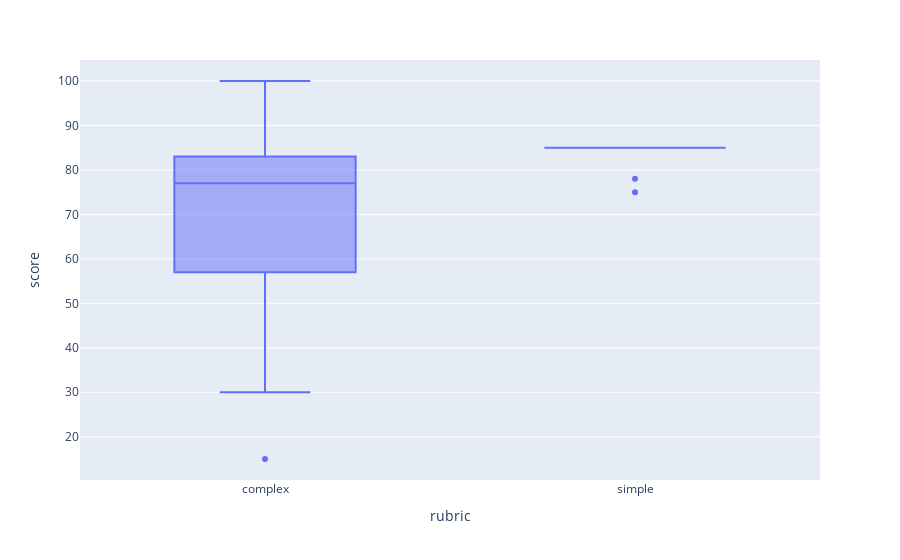

Notebook code for this chart:
### Code cell
fig = px.box(df[(df["type"] == "report")], x = "rubric", y = "score")
fig.show()

### Figure 1 — Plotly figure (JSON) as saved in the notebook; plotly's stock layout.template omitted (floating-point values rounded to 4 significant figures; data arrays with more than 128 entries replaced by an {"elided": "..."} marker saying what was removed)
{"data": [{"alignmentgroup": "True", "hovertemplate": "rubric=%{x}<br>score=%{y}<extra></extra>", "legendgroup": "", "marker": {"color": "#636efa"}, "name": "", "notched": false, "offsetgroup": "", "orientation": "v", "showlegend": false, "type": "box", "x": {"elided": "480 str values"}, "x0": " ", "xaxis": "x", "y": {"elided": "480 int values"}, "y0": " ", "yaxis": "y"}], "layout": {"boxmode": "group", "legend": {"tracegroupgap": 0}, "margin": {"t": 60}, "xaxis": {"anchor": "y", "domain": [0, 1], "title": {"text": "rubric"}}, "yaxis": {"anchor": "x", "domain": [0, 1], "title": {"text": "score"}}}}
